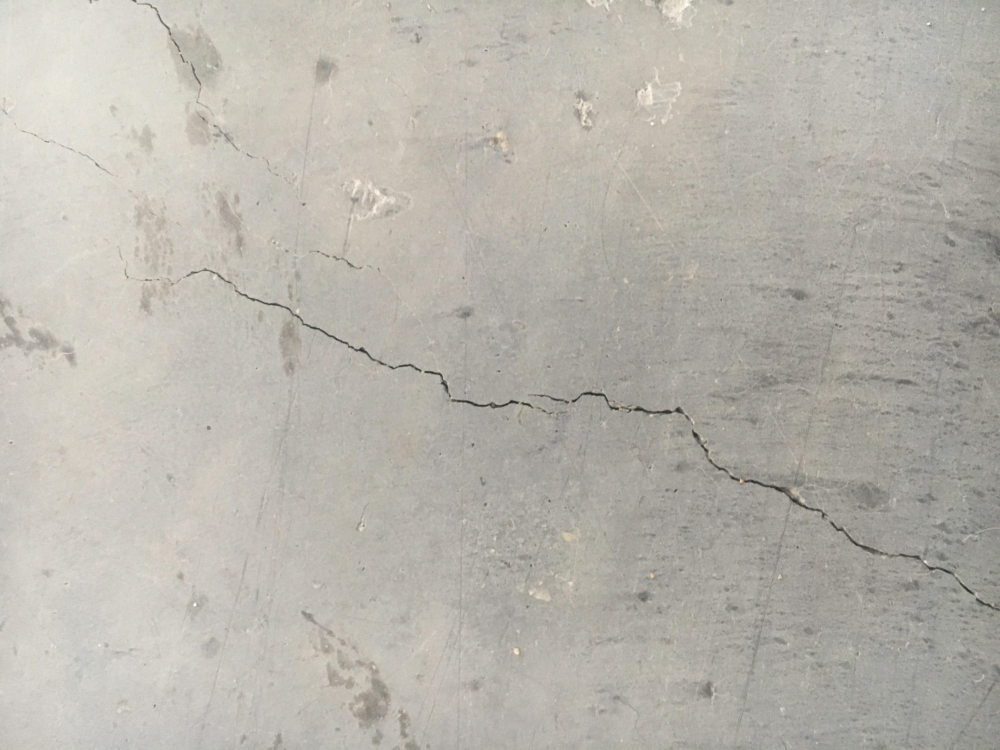
#> input picture samples/real-038.jpg, 2000 x 1500 px (shown at 1/2 size)
$ python -i quality.py   (imports and definitions only)
#> lines starting #> are read from the running program, lines starting #| are printed output that depends on the picture
#> further down, picture is the input picture: shape (1500, 2000, 3); mean B, G, R 172.4, 180.3, 183.9
"""Image-quality gate: sharpness, exposure and whether the resolution can resolve the limit."""
from __future__ import annotations

import cv2 as cv
import numpy as np

SHARPNESS_MIN = 10.0     # tenengrad on the 1024-px view; real test photos: min 16.6, p5 31.9
CLIP_MAX = 0.20          # fraction of pixels at 0-4 or 251-255


def assess(bgr: np.ndarray) -> dict:
    gray = cv.cvtColor(bgr, cv.COLOR_BGR2GRAY)
    h, w = gray.shape
#> h = 1500; w = 2000
    s = 1024.0 / max(h, w)
#> s = 0.512
    small = cv.resize(gray, None, fx=s, fy=s, interpolation=cv.INTER_AREA) if s < 1 else gray
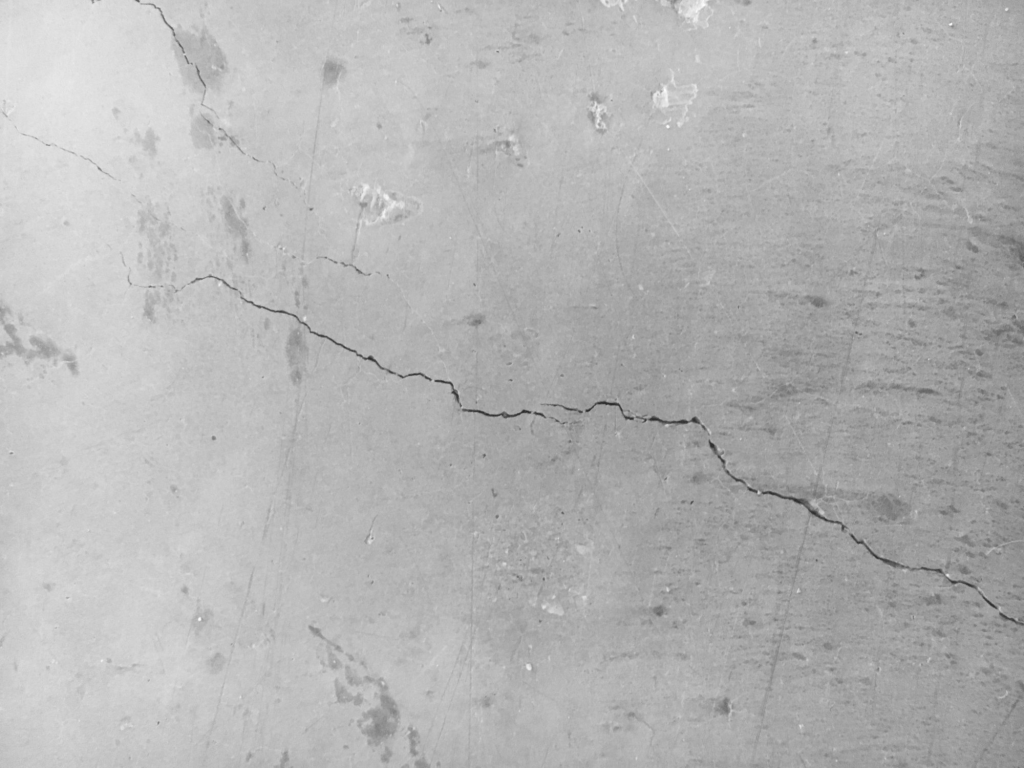
#> small: shape (768, 1024); min 42, max 252, mean 180.5
    gx = cv.Sobel(small, cv.CV_32F, 1, 0, ksize=3)
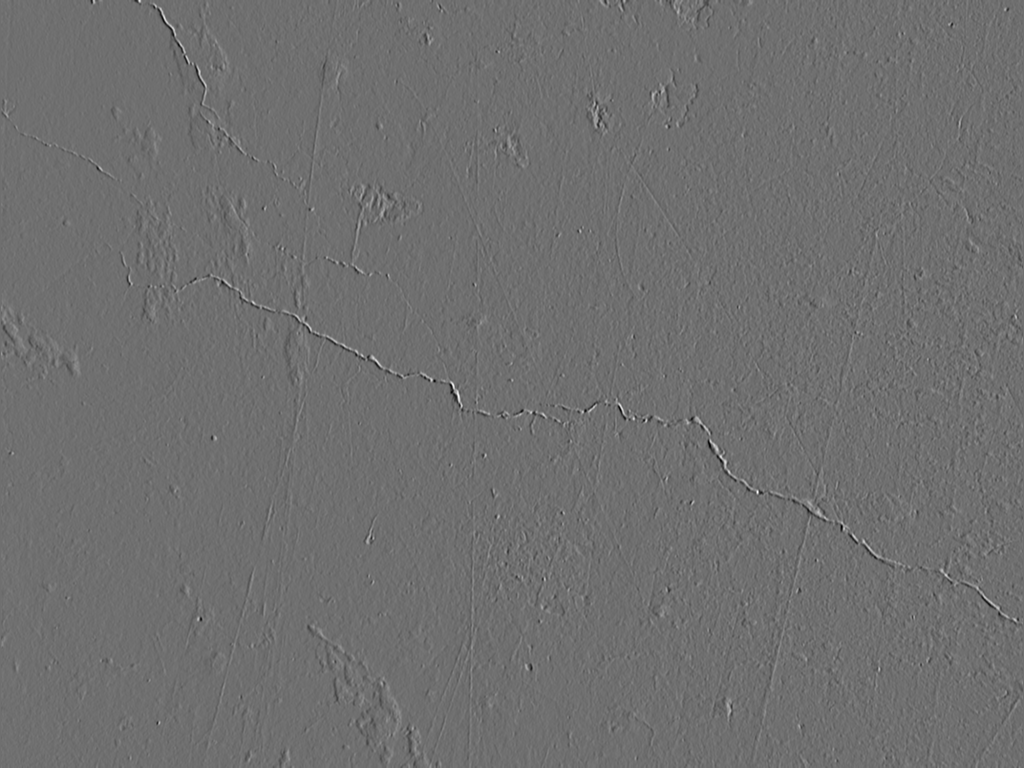
#> gx: shape (768, 1024) float32; min -362, max 464, mean -0.4; drawn with min black and max white
    gy = cv.Sobel(small, cv.CV_32F, 0, 1, ksize=3)
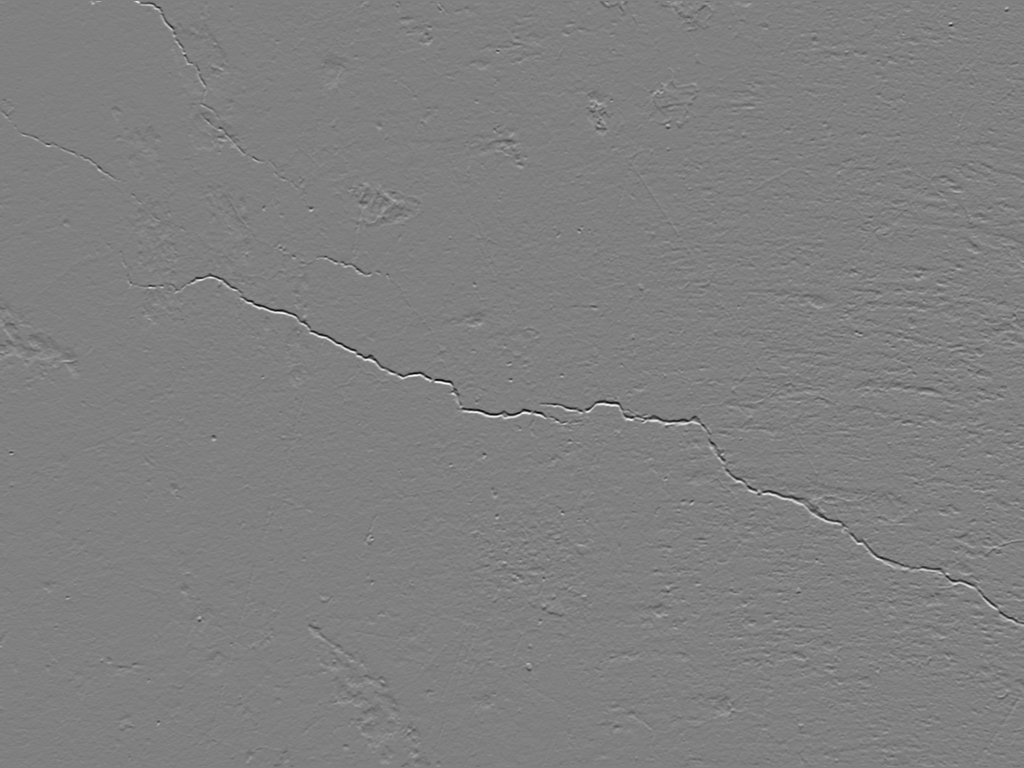
#> gy: shape (768, 1024) float32; min -487, max 481, mean -0.2; drawn with min black and max white
    ten = float(np.sqrt(np.mean(gx * gx + gy * gy)))
#> ten = 35.97
    clip = float(np.mean((small < 5) | (small > 250)))
#> clip = 5.09e-06
    issues = []
    if ten < SHARPNESS_MIN:
        issues.append("blurry")
    if clip > CLIP_MAX:
        issues.append("badly exposed")
    return {"sharpness": round(ten, 2), "clipped_fraction": round(clip, 4), "issues": issues,
            "ok": not issues, "size": [w, h]}

>>> import cv2
>>> picture = cv2.imread('../samples/real-038.jpg')
>>> result = assess(picture)
#> result = {'sharpness': 35.97, 'clipped_fraction': 0, 'issues': [], 'ok': True, 'size': [2000, 1500]}

$ run again, on samples/real-191.jpg
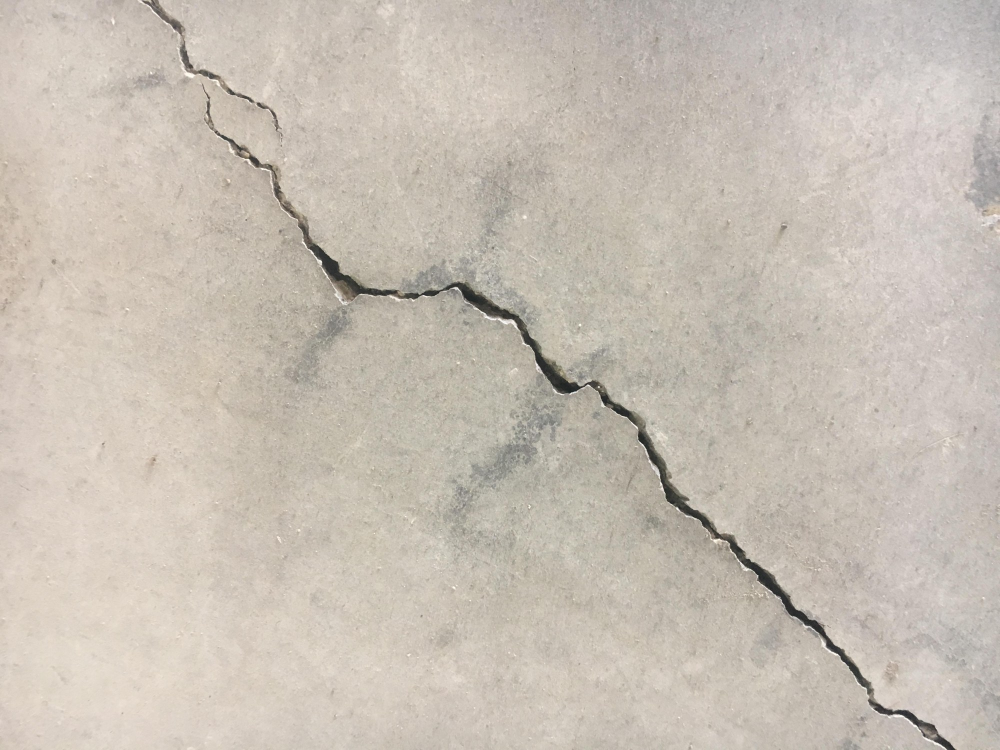
#> input picture samples/real-191.jpg, 2000 x 1500 px (shown at 1/2 size)
#> picture is the input picture: shape (1500, 2000, 3); mean B, G, R 180.7, 191.2, 199.8
#> in assess, `gx = cv.Sobel(small, cv.CV_32F, 1, 0, ksize=3)`:
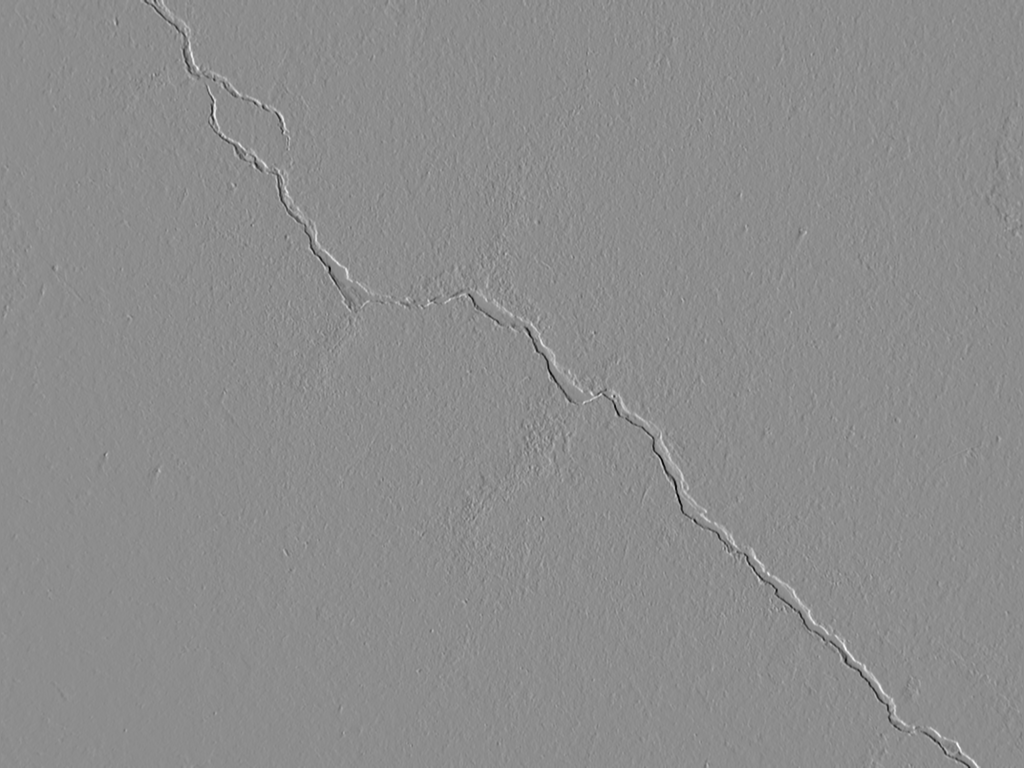
#> gx: shape (768, 1024) float32; min -704, max 569, mean -0.1; drawn with min black and max white
#> in assess, `gy = cv.Sobel(small, cv.CV_32F, 0, 1, ksize=3)`:
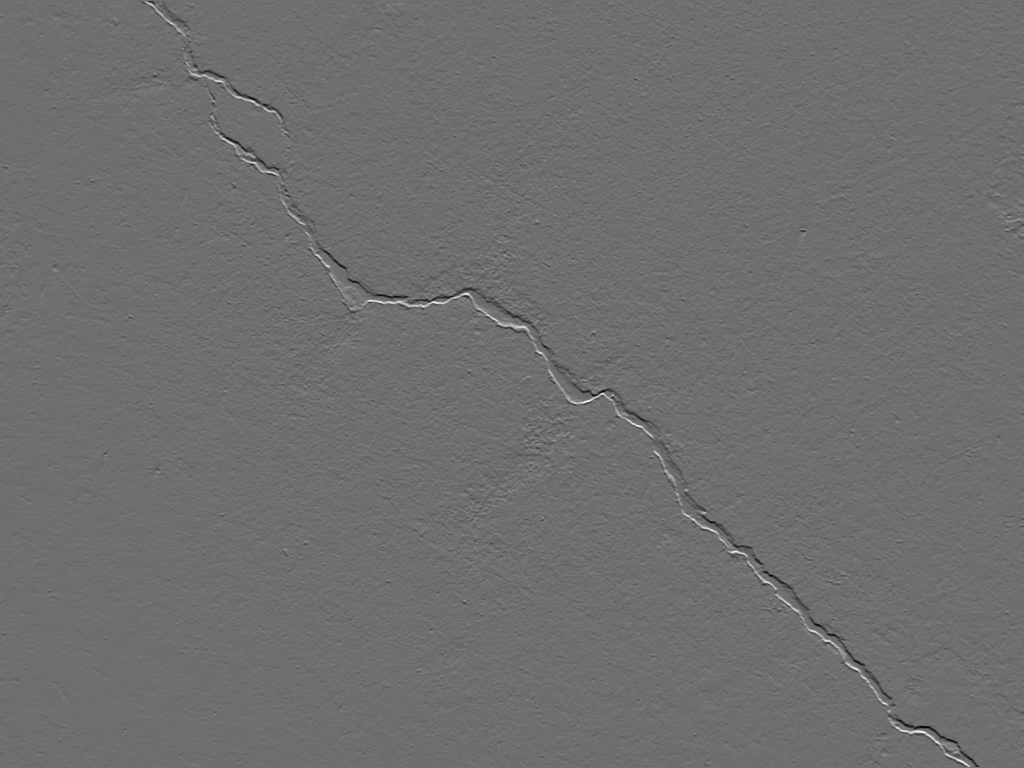
#> gy: shape (768, 1024) float32; min -572, max 742, mean 0.1; drawn with min black and max white
#> ten = 46.61
#> clip = 3.81e-06
#> result = {'sharpness': 46.61, 'clipped_fraction': 0, 'issues': [], 'ok': True, 'size': [2000, 1500]}
